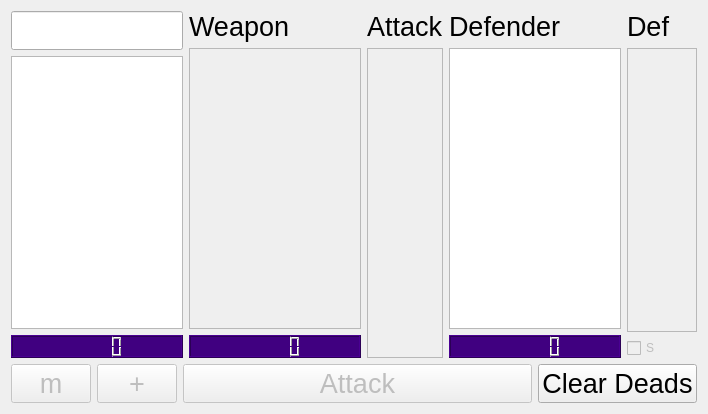
<?xml version="1.0" encoding="UTF-8"?>
<ui version="4.0">
 <class>CombatRoundWidget</class>
 <widget class="QWidget" name="CombatRoundWidget">
  <property name="geometry">
   <rect>
    <x>0</x>
    <y>0</y>
    <width>708</width>
    <height>414</height>
   </rect>
  </property>
  <property name="sizePolicy">
   <sizepolicy hsizetype="Expanding" vsizetype="Expanding">
    <horstretch>0</horstretch>
    <verstretch>0</verstretch>
   </sizepolicy>
  </property>
  <property name="windowTitle">
   <string>Form</string>
  </property>
  <layout class="QGridLayout" name="gridLayout">
   <item row="0" column="0">
    <layout class="QVBoxLayout" name="verticalLayout_7">
     <item>
      <layout class="QHBoxLayout" name="horizontalLayout_4">
       <item>
        <layout class="QVBoxLayout" name="verticalLayout">
         <item>
          <layout class="QHBoxLayout" name="horizontalLayout">
           <item>
            <widget class="QLineEdit" name="_newAttacker">
             <property name="font">
              <font>
               <pointsize>20</pointsize>
              </font>
             </property>
             <property name="placeholderText">
              <string comment="new player"/>
             </property>
            </widget>
           </item>
          </layout>
         </item>
         <item>
          <widget class="QListView" name="_attackers">
           <property name="font">
            <font>
             <pointsize>20</pointsize>
            </font>
           </property>
          </widget>
         </item>
         <item>
          <widget class="QLCDNumber" name="_healthPointsAttacker">
           <property name="sizePolicy">
            <sizepolicy hsizetype="Preferred" vsizetype="Minimum">
             <horstretch>0</horstretch>
             <verstretch>0</verstretch>
            </sizepolicy>
           </property>
           <property name="font">
            <font>
             <pointsize>20</pointsize>
            </font>
           </property>
           <property name="styleSheet">
            <string notr="true">background-color: rgb(64, 0, 128);</string>
           </property>
           <property name="segmentStyle">
            <enum>QLCDNumber::Filled</enum>
           </property>
          </widget>
         </item>
        </layout>
       </item>
       <item>
        <layout class="QVBoxLayout" name="verticalLayout_6">
         <item>
          <layout class="QVBoxLayout" name="verticalLayout_2">
           <item>
            <widget class="QLabel" name="label">
             <property name="font">
              <font>
               <pointsize>20</pointsize>
              </font>
             </property>
             <property name="text">
              <string>Weapon</string>
             </property>
            </widget>
           </item>
           <item>
            <widget class="QListWidget" name="_weapons">
             <property name="enabled">
              <bool>false</bool>
             </property>
             <property name="font">
              <font>
               <pointsize>20</pointsize>
              </font>
             </property>
             <property name="verticalScrollBarPolicy">
              <enum>Qt::ScrollBarAlwaysOff</enum>
             </property>
             <property name="horizontalScrollBarPolicy">
              <enum>Qt::ScrollBarAlwaysOff</enum>
             </property>
            </widget>
           </item>
           <item>
            <widget class="QLCDNumber" name="_bonus">
             <property name="sizePolicy">
              <sizepolicy hsizetype="Preferred" vsizetype="Minimum">
               <horstretch>0</horstretch>
               <verstretch>0</verstretch>
              </sizepolicy>
             </property>
             <property name="font">
              <font>
               <pointsize>20</pointsize>
              </font>
             </property>
             <property name="styleSheet">
              <string notr="true">background-color: rgb(64, 0, 128);</string>
             </property>
            </widget>
           </item>
          </layout>
         </item>
        </layout>
       </item>
       <item>
        <layout class="QVBoxLayout" name="verticalLayout_3">
         <item>
          <widget class="QLabel" name="label_3">
           <property name="sizePolicy">
            <sizepolicy hsizetype="Preferred" vsizetype="Fixed">
             <horstretch>0</horstretch>
             <verstretch>0</verstretch>
            </sizepolicy>
           </property>
           <property name="maximumSize">
            <size>
             <width>16777215</width>
             <height>50</height>
            </size>
           </property>
           <property name="font">
            <font>
             <pointsize>20</pointsize>
            </font>
           </property>
           <property name="text">
            <string>Attack</string>
           </property>
          </widget>
         </item>
         <item>
          <widget class="QListWidget" name="_attack">
           <property name="enabled">
            <bool>false</bool>
           </property>
           <property name="sizePolicy">
            <sizepolicy hsizetype="Preferred" vsizetype="Expanding">
             <horstretch>0</horstretch>
             <verstretch>0</verstretch>
            </sizepolicy>
           </property>
           <property name="maximumSize">
            <size>
             <width>100</width>
             <height>16777215</height>
            </size>
           </property>
           <property name="font">
            <font>
             <pointsize>20</pointsize>
            </font>
           </property>
           <property name="verticalScrollBarPolicy">
            <enum>Qt::ScrollBarAlwaysOff</enum>
           </property>
           <property name="autoScroll">
            <bool>true</bool>
           </property>
           <property name="autoScrollMargin">
            <number>10</number>
           </property>
          </widget>
         </item>
        </layout>
       </item>
       <item>
        <layout class="QVBoxLayout" name="verticalLayout_4">
         <item>
          <widget class="QLabel" name="label_2">
           <property name="font">
            <font>
             <pointsize>20</pointsize>
            </font>
           </property>
           <property name="text">
            <string>Defender</string>
           </property>
          </widget>
         </item>
         <item>
          <widget class="QListView" name="_defenders">
           <property name="font">
            <font>
             <pointsize>20</pointsize>
            </font>
           </property>
          </widget>
         </item>
         <item>
          <widget class="QLCDNumber" name="_healthPointsDefender">
           <property name="sizePolicy">
            <sizepolicy hsizetype="Preferred" vsizetype="Minimum">
             <horstretch>0</horstretch>
             <verstretch>0</verstretch>
            </sizepolicy>
           </property>
           <property name="font">
            <font>
             <pointsize>20</pointsize>
            </font>
           </property>
           <property name="styleSheet">
            <string notr="true">background-color: rgb(64, 0, 128);</string>
           </property>
          </widget>
         </item>
        </layout>
       </item>
       <item>
        <layout class="QVBoxLayout" name="verticalLayout_5">
         <item>
          <widget class="QLabel" name="label_4">
           <property name="sizePolicy">
            <sizepolicy hsizetype="Preferred" vsizetype="Fixed">
             <horstretch>0</horstretch>
             <verstretch>0</verstretch>
            </sizepolicy>
           </property>
           <property name="maximumSize">
            <size>
             <width>16777215</width>
             <height>50</height>
            </size>
           </property>
           <property name="font">
            <font>
             <pointsize>20</pointsize>
            </font>
           </property>
           <property name="text">
            <string>Def</string>
           </property>
          </widget>
         </item>
         <item>
          <widget class="QListWidget" name="_defence">
           <property name="enabled">
            <bool>false</bool>
           </property>
           <property name="sizePolicy">
            <sizepolicy hsizetype="Preferred" vsizetype="Expanding">
             <horstretch>0</horstretch>
             <verstretch>0</verstretch>
            </sizepolicy>
           </property>
           <property name="maximumSize">
            <size>
             <width>100</width>
             <height>16777215</height>
            </size>
           </property>
           <property name="font">
            <font>
             <pointsize>20</pointsize>
            </font>
           </property>
           <property name="verticalScrollBarPolicy">
            <enum>Qt::ScrollBarAlwaysOff</enum>
           </property>
           <property name="autoScroll">
            <bool>true</bool>
           </property>
           <property name="autoScrollMargin">
            <number>10</number>
           </property>
          </widget>
         </item>
         <item>
          <widget class="QCheckBox" name="_hasShield">
           <property name="enabled">
            <bool>false</bool>
           </property>
           <property name="text">
            <string>S</string>
           </property>
          </widget>
         </item>
        </layout>
       </item>
      </layout>
     </item>
     <item>
      <layout class="QHBoxLayout" name="horizontalLayout_2">
       <item>
        <widget class="QPushButton" name="_decrease">
         <property name="enabled">
          <bool>false</bool>
         </property>
         <property name="sizePolicy">
          <sizepolicy hsizetype="Minimum" vsizetype="Fixed">
           <horstretch>0</horstretch>
           <verstretch>0</verstretch>
          </sizepolicy>
         </property>
         <property name="font">
          <font>
           <pointsize>20</pointsize>
          </font>
         </property>
         <property name="focusPolicy">
          <enum>Qt::NoFocus</enum>
         </property>
         <property name="text">
          <string>m</string>
         </property>
        </widget>
       </item>
       <item>
        <widget class="QPushButton" name="_increase">
         <property name="enabled">
          <bool>false</bool>
         </property>
         <property name="sizePolicy">
          <sizepolicy hsizetype="Minimum" vsizetype="Fixed">
           <horstretch>0</horstretch>
           <verstretch>0</verstretch>
          </sizepolicy>
         </property>
         <property name="font">
          <font>
           <pointsize>20</pointsize>
          </font>
         </property>
         <property name="focusPolicy">
          <enum>Qt::NoFocus</enum>
         </property>
         <property name="text">
          <string>+</string>
         </property>
        </widget>
       </item>
       <item>
        <widget class="QPushButton" name="_hitRoll">
         <property name="enabled">
          <bool>false</bool>
         </property>
         <property name="sizePolicy">
          <sizepolicy hsizetype="Expanding" vsizetype="Fixed">
           <horstretch>0</horstretch>
           <verstretch>0</verstretch>
          </sizepolicy>
         </property>
         <property name="font">
          <font>
           <pointsize>20</pointsize>
          </font>
         </property>
         <property name="focusPolicy">
          <enum>Qt::NoFocus</enum>
         </property>
         <property name="text">
          <string>Attack</string>
         </property>
        </widget>
       </item>
       <item>
        <widget class="QPushButton" name="_clear">
         <property name="font">
          <font>
           <pointsize>20</pointsize>
          </font>
         </property>
         <property name="text">
          <string>Clear Deads</string>
         </property>
        </widget>
       </item>
      </layout>
     </item>
    </layout>
   </item>
  </layout>
 </widget>
 <resources/>
 <connections/>
</ui>
